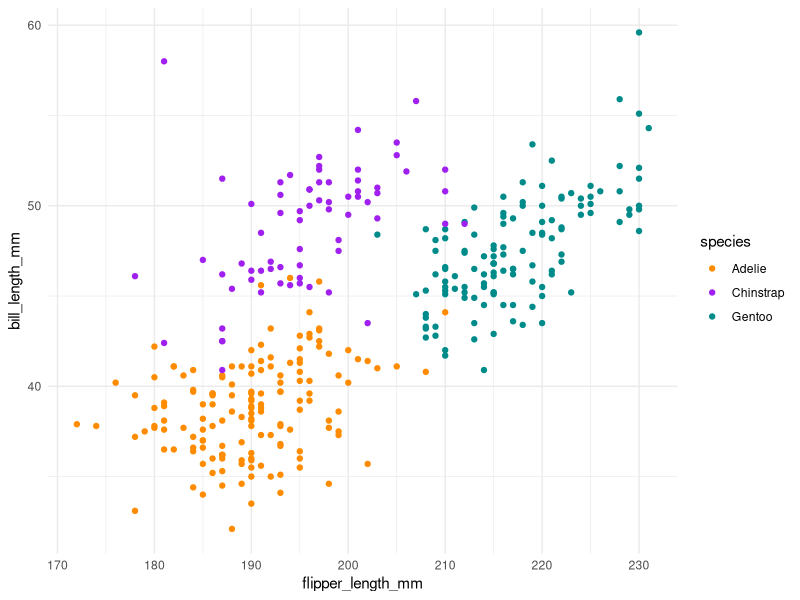
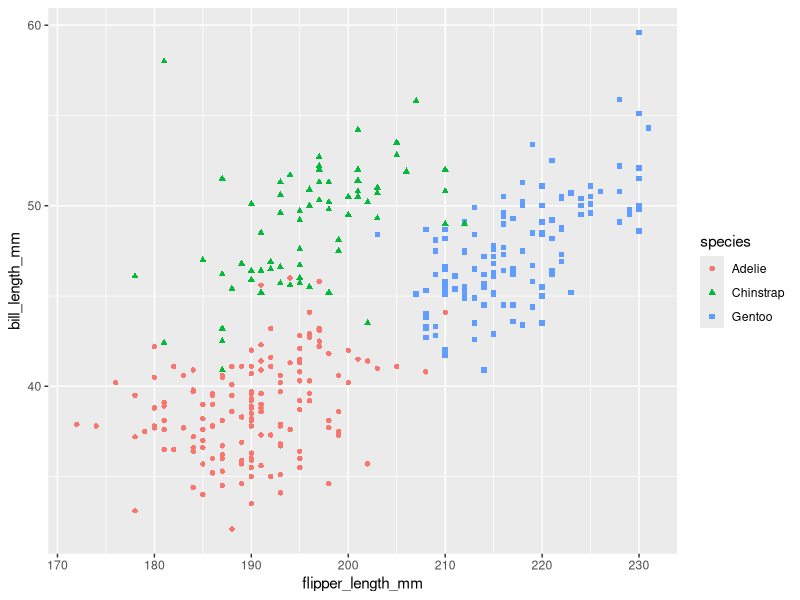
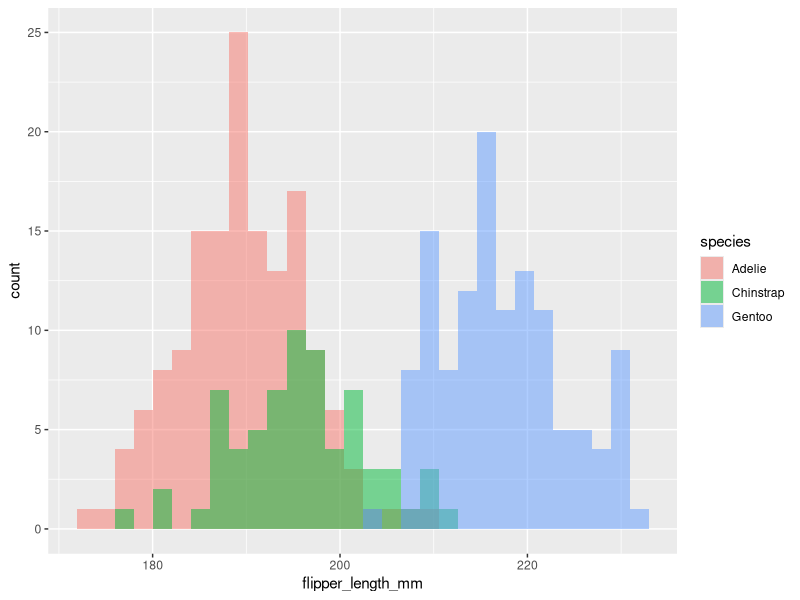
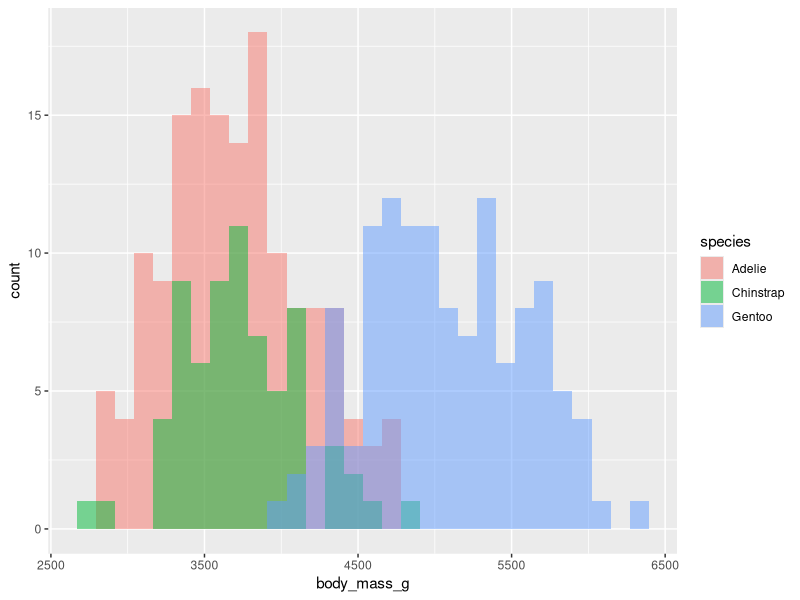

The R source for these figures, in order:
## ---- chunk 1
#| label: fig-penguins
#| fig-cap: "Dimensions of penguins across three species."
#| warning: false
library(tidyverse, quietly = TRUE)
library(palmerpenguins)
penguins |>
  ggplot(aes(x = flipper_length_mm, y = bill_length_mm)) +
  geom_point(aes(color = species)) +
  scale_color_manual(
    values = c("darkorange", "purple", "cyan4")) +
  theme_minimal()
## ---- chunk 2
#| label: fig-complex
#| layout: [[30, 70], [100]]
#| fig-cap: multiple aspects of penguins
#| fig-subcap: 
#|   - "scatter plot"
#|   - "flipper length"
#|   - "boday mass"

ggplot(penguins, 
       aes(x = flipper_length_mm, y = bill_length_mm)) +
  geom_point(aes(color = species, shape = species))

ggplot(data = penguins, aes(x = flipper_length_mm)) +
  geom_histogram(aes(fill = species), 
                 alpha = 0.5, 
                 position = "identity")

ggplot(data = penguins, aes(x = body_mass_g)) +
  geom_histogram(aes(fill = species), 
                 alpha = 0.5, 
                 position = "identity")

